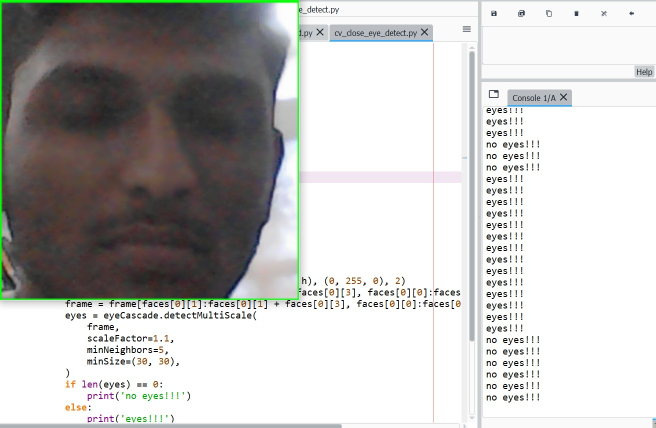
#> input picture modifications/WhatsApp Image 2023-09-25 at 2.53.43 PM.jpeg, 1311 x 856 px, given in place of the camera (shown at 1/2 size)
$ python cv_close_eye_detect.py
#> lines starting #> are read from the running program, lines starting #| are printed output that depends on the picture; after the words box and inside, x2 and y2 are one past the last pixel; in counts of white or black regions, pixels touching at a corner belong together
import cv2
eye_cascPath = 'haarcascade_eye_tree_eyeglasses.xml'  #eye detect model
face_cascPath = 'haarcascade_frontalface_alt.xml'  #face detect model
faceCascade = cv2.CascadeClassifier(face_cascPath)
eyeCascade = cv2.CascadeClassifier(eye_cascPath)

cap = cv2.VideoCapture(0)
while 1:
    ret, img = cap.read()
#> img is the input picture: shape (856, 1311, 3); mean B, G, R 190.8, 192.6, 193.2
    if ret:
        frame = cv2.cvtColor(img, cv2.COLOR_BGR2GRAY)
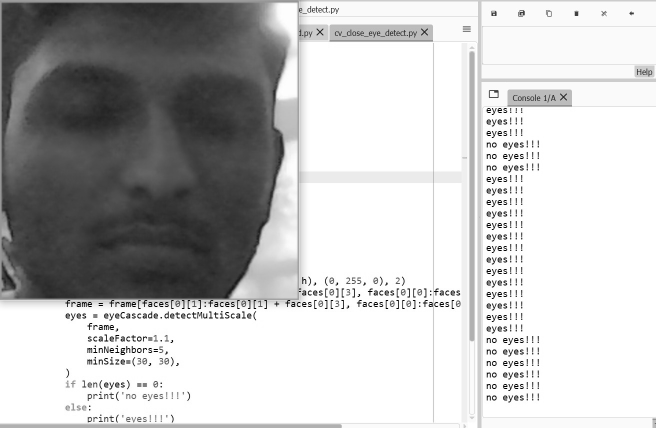
#> frame: shape (856, 1311) (shown at 1/2 size); min 0, max 255, mean 192.6
        # Detect faces in the image
        faces = faceCascade.detectMultiScale(
            frame,
            scaleFactor=1.1,
            minNeighbors=5,
            minSize=(30, 30),
        )
#> faces = [[25, 25, 544, 544]]

        if len(faces) > 0:
            for (x, y, w, h) in faces:
                cv2.rectangle(img, (x, y), (x + w, y + h), (0, 255, 0), 2)
#> this loop made 1 pass
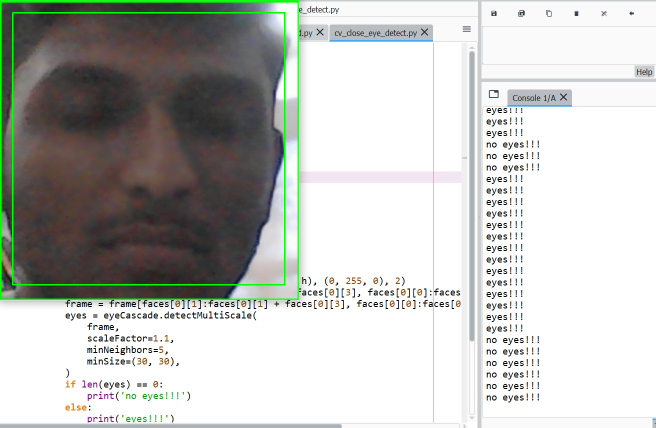
#> img: shape (856, 1311, 3) (shown at 1/2 size); 0.58% of pixels changed, all inside (x1, y1, x2, y2) = (24, 24, 571, 571)
            frame_tmp = img[faces[0][1]:faces[0][1] + faces[0][3], faces[0][0]:faces[0][0] + faces[0][2]:1, :]
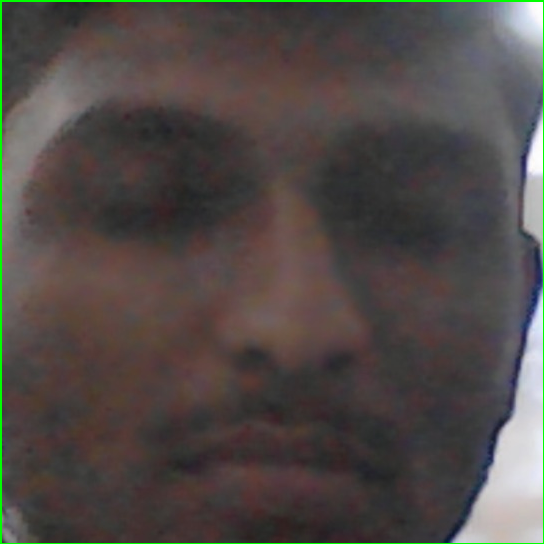
#> frame_tmp: shape (544, 544, 3); mean B, G, R 71.2, 74.2, 80.4
            frame = frame[faces[0][1]:faces[0][1] + faces[0][3], faces[0][0]:faces[0][0] + faces[0][2]:1]
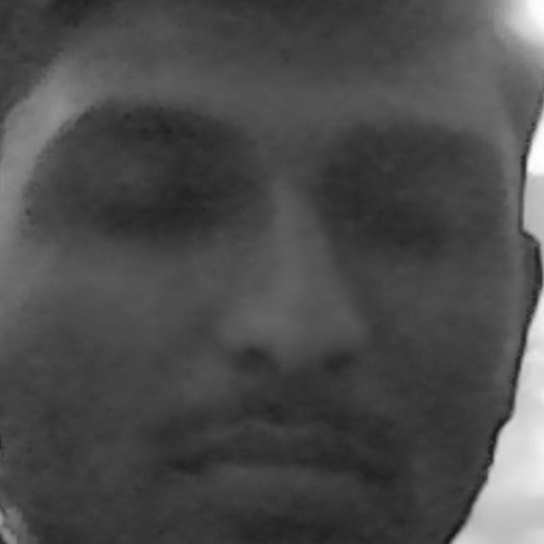
#> frame: shape (544, 544); min 22, max 254, mean 75.2
            eyes = eyeCascade.detectMultiScale(
                frame,
                scaleFactor=1.1,
                minNeighbors=5,
                minSize=(30, 30),

            )
#> eyes = ()
            if len(eyes) == 0:
                print('no eyes!!!')
            else:
                print('eyes!!!')
            frame_tmp = cv2.resize(frame_tmp, (400, 400), interpolation=cv2.INTER_LINEAR)
#> frame_tmp: shape (400, 400, 3)
            cv2.imshow('Face Recognition', frame_tmp)
        waitkey = cv2.waitKey(1)
#> (key q is pressed here)
        if waitkey == ord('q') or waitkey == ord('Q'):
            cv2.destroyAllWindows()
            break
